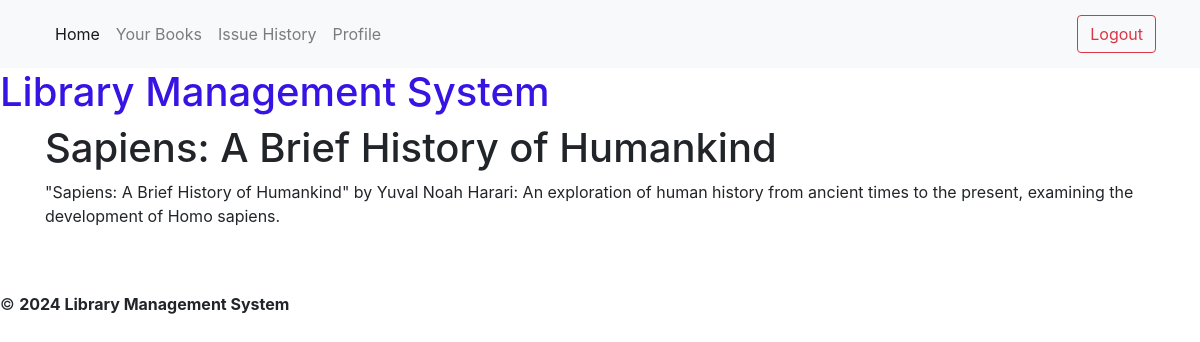
The page /book/content/Sapiens: A Brief History of Humankind (signed in) on the database its author committed.
### models.py (models this page shows)
class Book(db.Model):
    id = db.Column(db.Integer, primary_key=True)
    section_id = db.Column(db.Integer, db.ForeignKey('section.id'), nullable=False)
    name = db.Column(db.String(255), nullable=False)
    content = db.Column(db.Text, nullable=False)
    authors = db.Column(db.String(255), nullable=False)
    date_added = db.Column(db.Date)
    price = db.Column(db.Integer, nullable=False)
    section = db.relationship('Section', backref='books')

### routes.py (the view)
@app.route('/book/content/<name>') # route for read book content
@check_return_and_revoke
@login_required
def get_book_content(name):
    book = Book.query.filter_by(name=name).first()
    if not book:
        flash('Book not found')
        return redirect(url_for('user_book_issue'))
    return render_template('book_content.html', book=book)

### routes.py (called while the page is built)
def check_return_and_revoke(func):
    @wraps(func)
    def wrapper(*args, **kwargs):
        issues = BookIssue.query.filter_by(approved='Accepted').all()
        for issue in issues:
            if datetime.now().date() > issue.return_date:
                issue.approved = 'Revoked'
                issue.return_date = datetime.now().date()
                db.session.commit()
        return func(*args, **kwargs)
    return wrapper

def login_required(func):
    @wraps(func)
    def check(*args, **kwargs):
        if 'user_id' in session:
            return func(*args, **kwargs)
        else:
            flash('Please login to continue')
            return redirect(url_for('login'))
    return check

### templates/book_content.html (shortened to what this page needs)
{% extends 'user_base.html'%}
{% block content %}
    <h1>{{book.name}}</h1>
    <p>{{ book.content }}</p>
{% endblock %}

### rows shown on the page
Book: name "Sapiens: A Brief History of Humankind", content "\"Sapiens: A Brief History of Humankind\" by Yuval Noah Harari: An exploration of human history from ancient times to the present, examining the development of Homo sapiens."
